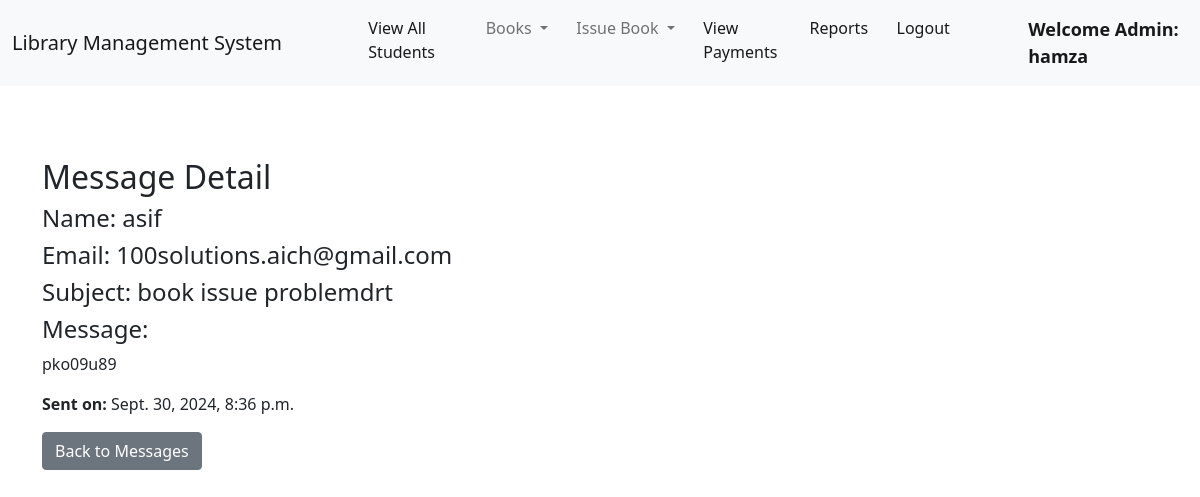
/contact-messages/2/ (signed in), run on the app's committed database.
### library/models.py (models this page shows, shortened)
class ContactMessage(models.Model):
    name = models.CharField(max_length=100 , null=True)
    email = models.EmailField(null=True)
    subject = models.CharField(max_length=200 , null=True)  # Added subject field
    message = models.TextField(null=True)
    created_at = models.DateTimeField(auto_now_add=True,null=True)

### library/views.py (the view)
# urls.py: path('contact-messages/<int:message_id>/', views.contact_message_detail, name='contact_message_detail'),
@login_required(login_url='/admin_login')
def contact_message_detail(request, message_id):
    message = get_object_or_404(ContactMessage, id=message_id)
    return render(request, 'contact_message_detail.html', {'message': message})

### library/templates/contact_message_detail.html (shortened to what this page needs)
{% extends 'admin_navbar.html' %}
{% load static %}
{% block body %}
<div class="container mt-5">
    <h2>Message Detail</h2>
    <h4>Name: {{ message.name }}</h4>
    <h4>Email: {{ message.email }}</h4>
    <h4>Subject: {{ message.subject }}</h4>
    <h4>Message:</h4>
    <p>{{ message.message }}</p>
    <p><strong>Sent on:</strong> {{ message.created_at }}</p>
    <a href="{% url 'view_contact_messages' %}" class="btn btn-secondary">Back to Messages</a>
</div>
{% endblock %}

### library/templates/admin_navbar.html (shortened to what this page needs)
<!doctype html>
<html lang="en">
  <head>
    <link href="https://cdn.jsdelivr.net/npm/bootstrap@5.1.0/dist/css/bootstrap.min.css" rel="stylesheet">
    <link rel="stylesheet" href="https://cdn.datatables.net/1.10.25/css/jquery.dataTables.min.css">
    <link rel="stylesheet" href="https://cdn.datatables.net/buttons/1.7.1/css/buttons.dataTables.min.css">
  </head>
  <body>
    <nav class="navbar navbar-expand-lg navbar-light bg-light">
        <div class="container-fluid">
          <a class="navbar-brand" href="#">Library Management System</a>
          <div class="collapse navbar-collapse" id="navbarSupportedContent">
            <ul class="navbar-nav me-auto mb-2 mb-lg-0">
              <li class="nav-item">
                <a class="nav-link active" aria-current="page" href="/view_students/">View All Students</a>
              </li>
              <li class="nav-item dropdown">
                <a class="nav-link dropdown-toggle" href="#" id="navbarDropdown" role="button" data-bs-toggle="dropdown" aria-expanded="false">
                  Books
                </a>
              </li>
              <li class="nav-item dropdown">
                <a class="nav-link dropdown-toggle" href="#" id="navbarDropdown" role="button" data-bs-toggle="dropdown" aria-expanded="false">
                  Issue Book
                </a>
              </li>
              <li class="nav-item">
                <a class="nav-link active" aria-current="page" href="{% url "view_payments" %}">View Payments</a>
              </li>
              <li class="nav-item">
                <a class="nav-link active" aria-current="page" href="{% url "view_contact_messages" %}">Reports</a>
              </li>
              <li class="nav-item">
                <a class="nav-link active" aria-current="page" href="/logout/">Logout</a>
              </li>
              <li class="nav-item">
                <a style="font-weight:600; font-family:'Segoe UI', Tahoma, Geneva, Verdana, sans-serif; font-size: large;" class="nav-link active" href="#">Welcome Admin: {{request.user}}</a>
              </li>
            </ul>
          </div>
        </div>
      </nav>
      <br>
      {% block body %}
      {% endblock %}
  </body>
</html>

### data on the page
ContactMessage: name "asif", email "100solutions.aich@gmail.com", subject "book issue problemdrt", message "pko09u89", created_at "Sept. 30, 2024, 8:36 p.m."

### other printed values
{{ request.user }} "hamza"
